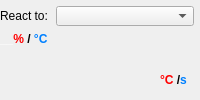
          <widget class="QWidget" name="tab_6">
           <attribute name="title">
            <string>Fan6</string>
           </attribute>
           <layout class="QVBoxLayout" name="verticalLayout_11">
            <property name="leftMargin">
             <number>0</number>
            </property>
            <property name="topMargin">
             <number>6</number>
            </property>
            <property name="rightMargin">
             <number>6</number>
            </property>
            <property name="bottomMargin">
             <number>0</number>
            </property>
            <item>
             <layout class="QHBoxLayout" name="horizontalLayout_8">
              <item>
               <widget class="QLabel" name="label_10">
                <property name="maximumSize">
                 <size>
                  <width>50</width>
                  <height>20</height>
                 </size>
                </property>
                <property name="text">
                 <string>React to:</string>
                </property>
               </widget>
              </item>
              <item>
               <widget class="QComboBox" name="coB_Fan_6">
                <property name="maximumSize">
                 <size>
                  <width>16777215</width>
                  <height>20</height>
                 </size>
                </property>
               </widget>
              </item>
             </layout>
            </item>
            <item>
             <layout class="QHBoxLayout" name="horizontalLayout_14">
              <item>
               <layout class="QVBoxLayout" name="verticalLayout_22">
                <property name="spacing">
                 <number>0</number>
                </property>
                <item>
                 <widget class="QLabel" name="label_24">
                  <property name="minimumSize">
                   <size>
                    <width>60</width>
                    <height>15</height>
                   </size>
                  </property>
                  <property name="maximumSize">
                   <size>
                    <width>60</width>
                    <height>15</height>
                   </size>
                  </property>
                  <property name="text">
                   <string>&lt;html&gt;&lt;head/&gt;&lt;body&gt;&lt;p&gt;&lt;span style=&quot; font-weight:600; color:#ffffff;&quot;&gt;__&lt;/span&gt;&lt;span style=&quot; font-weight:600; color:#ff0000;&quot;&gt;% &lt;/span&gt;&lt;span style=&quot; font-weight:600;&quot;&gt;/ &lt;/span&gt;&lt;span style=&quot; font-weight:600; color:#0080ff;&quot;&gt;°C&lt;/span&gt;&lt;/p&gt;&lt;/body&gt;&lt;/html&gt;</string>
                  </property>
                 </widget>
                </item>
                <item>
                 <widget class="QCustomPlot" name="cPl_Fan_6" native="true">
                  <property name="autoFillBackground">
                   <bool>true</bool>
                  </property>
                 </widget>
                </item>
               </layout>
              </item>
              <item>
               <layout class="QVBoxLayout" name="verticalLayout_23">
                <item>
                 <spacer name="verticalSpacer_16">
                  <property name="orientation">
                   <enum>Qt::Vertical</enum>
                  </property>
                  <property name="sizeType">
                   <enum>QSizePolicy::Expanding</enum>
                  </property>
                  <property name="sizeHint" stdset="0">
                   <size>
                    <width>1</width>
                    <height>10</height>
                   </size>
                  </property>
                 </spacer>
                </item>
                <item>
                 <widget class="QLabel" name="label_25">
                  <property name="minimumSize">
                   <size>
                    <width>34</width>
                    <height>20</height>
                   </size>
                  </property>
                  <property name="maximumSize">
                   <size>
                    <width>34</width>
                    <height>20</height>
                   </size>
                  </property>
                  <property name="text">
                   <string>&lt;html&gt;&lt;head/&gt;&lt;body&gt;&lt;p&gt;&lt;span style=&quot; font-weight:600; color:#ff0000;&quot;&gt;°C&lt;/span&gt;&lt;span style=&quot; font-weight:600;&quot;&gt; /&lt;/span&gt;&lt;span style=&quot; font-weight:600; color:#0080ff;&quot;&gt;s &lt;/span&gt;&lt;/p&gt;&lt;/body&gt;&lt;/html&gt;</string>
                  </property>
                 </widget>
                </item>
                <item>
                 <spacer name="verticalSpacer_17">
                  <property name="orientation">
                   <enum>Qt::Vertical</enum>
                  </property>
                  <property name="sizeType">
                   <enum>QSizePolicy::Fixed</enum>
                  </property>
                  <property name="sizeHint" stdset="0">
                   <size>
                    <width>1</width>
                    <height>10</height>
                   </size>
                  </property>
                 </spacer>
                </item>
               </layout>
              </item>
             </layout>
            </item>
           </layout>
          </widget>
